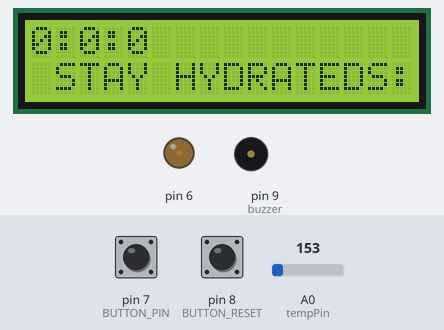
Simulated run of this sketch. Board: Arduino Uno, built with avr-gcc and run on an emulated ATmega328P. On the bench: 16×2 character LCD, output pins drawn as LEDs (lit = HIGH), buzzer (waves = sounding). The inputs (shaded band) are chosen by the test bench; at power-on: pin 7 (BUTTON_PIN) HIGH, pin 8 (BUTTON_RESET) HIGH, A0 (tempPin) = 153.

Above: at 1.2 s.
1.3 s: pin 7 (BUTTON_PIN) pulled LOW for 3.2 s
At 3.9 s:
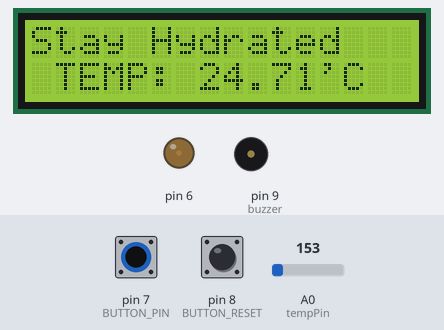
6.2 s: pin 7 (BUTTON_PIN) pulled LOW for 1.25 s
At 7.6 s:
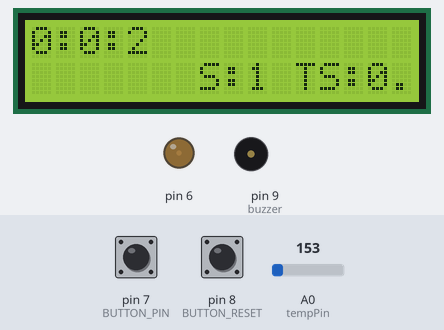
9.3 s: pin 8 (BUTTON_RESET) pulled LOW for 1.25 s
At 10.8 s:
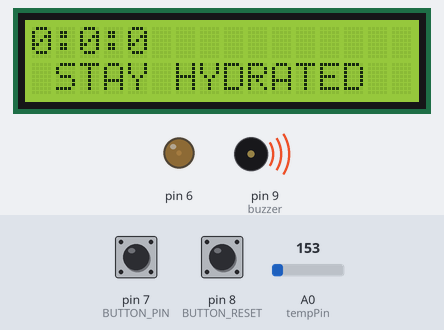
14.5 s: pin 8 (BUTTON_RESET) pulled LOW for 1.25 s
At 17.6 s:
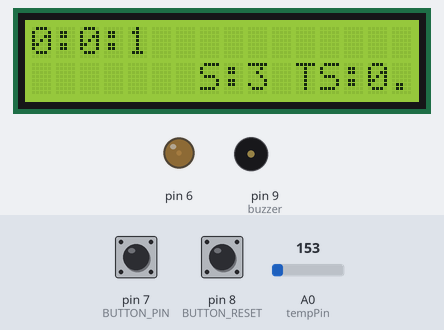
Timing chart, 0 to 19.1 s (numbered marks = the images above; inputs shaded):
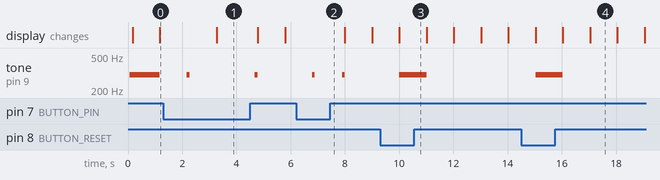

The sketch:

finalcode.ino
```cpp
#include<LiquidCrystal.h> 	//included liquid crystal library
const int BUTTON_PIN =7;	 //button to check temperature
const int BUTTON_RESET =8;	//button to reset timer
LiquidCrystal lcd(12,11,5,4,3,2);	 //lcd variable
int buttonState =0; 	//button state
int contrast =20;	 //contrast of display
int s=0; 	//seconds variable
int session_count = 1;	//counts the number of sessions
float time_studied =0;	//counts the total number of seconds
float temp;		//variable to store the valu of temperature
int tempPin = A0;	//taking analog input via A0 pin
int hour_second=0; //temporary variable to hold seconds when reset
const int buzzer = 9; //pin for buzzer

void setup(){
  pinMode(buzzer,OUTPUT);
  //setting up the reset button
  pinMode(BUTTON_RESET,INPUT_PULLUP);
  //setting up the slide switch
  pinMode(BUTTON_PIN,INPUT_PULLUP);
  //setting the contrast of the display
  analogWrite(6,contrast);
  //starting the display
  lcd.begin(16,2);
}


void loop(){
  buttonState = digitalRead(BUTTON_PIN);
  //when button is pressed temperature is displayed
  //with the message stay hydrated
  if(buttonState == LOW){
    lcd.clear();

    while(buttonState==LOW){
      lcd.clear();

      //reading temperature
     temp = analogRead(tempPin);
      //temprature conversion
  	temp = temp /1024;
  	temp = temp*5;
  	temp = temp - 0.5;
  	temp = temp*100;
    lcd.print("Stay Hydrated");

      //printing temperature
  	lcd.setCursor(1,1);
      lcd.print("TEMP: ");
      lcd.print(temp);
      lcd.print("'C");

      //reads buttonState
      buttonState=digitalRead(BUTTON_PIN);
      //delay for proper printing
      delay(150);
    }
  }

  //when switch is high the timer code runs
  else{

    //buzzer plays when clock code is started
    tone(buzzer,300);
        delay(100);
        noTone(buzzer);
    //extra variables for reading button state and reset state
     int bs = 0;
     int rs =0;

    lcd.setCursor(0,1);


    while(s<43200){ //12hrs =43200

    //reading swtich and button inputs
    bs = digitalRead(BUTTON_PIN);
    rs = digitalRead(BUTTON_RESET);


      //when bs is LOW(right side) it goes to the temperature code
      if(bs==LOW){
        //buzzer plays when timer is paused
        tone(buzzer,300);
        delay(100);
        noTone(buzzer);
        lcd.print("STAY HYDRATED");
        delay(1000);
        break;}
      //when reset is LOW(pressed) Timer resets to zero and session is incremented
      if(rs == LOW){hour_second=0; session_count++;}

      //constantly refreshing display and printing
  	  lcd.clear();
      //hour conversion
      int hour =hour_second/3600;
      //minute conversion
      int min = (hour_second/60)%60;

      //printing the time
      lcd.print(hour);
      lcd.print(":");
      lcd.print(min);
      lcd.print(":");
      lcd.print(hour_second%60);
      lcd.setCursor(7,1);

      //The buzzer Beeps once every hour
      if(hour_second%3600==0){
        tone(buzzer,300);
        lcd.setCursor(1,1);
        lcd.print("STAY HYDRATED");
        delay(1000);
        noTone(buzzer);
      }

      //printing session count
      lcd.print("S:");
      lcd.print(session_count);

      //printing time studied
      lcd.print(" TS:");
      lcd.print(time_studied/3600);

      delay(1000);//DELAY SHOULD BE 1000 for proper measure of time as 1000ms = 1s

      //incrementation and updation of loop variables
      s++;
      time_studied=s;
      hour_second++;
    }
  }
}
```

Measured:
- after the input at 1.3 s, tone on pin 9 (buzzer): alternates 300 Hz for 0.10 s and silent for 2.4 s, starting after 0.87 s; the display: changes after 2.0 s (image 1)
- after the input at 6.2 s, tone on pin 9 (buzzer): alternates 300 Hz for 0.10 s and silent for 1.0 s, starting after 0.59 s
- after the input at 9.3 s, tone on pin 9 (buzzer): silent → 300 Hz after 0.71 s, → silent 1.0 s later; the display: changes after 0.71 s (image 3)
- after the input at 14.5 s, tone on pin 9 (buzzer): silent → 300 Hz after 0.53 s, → silent 1.0 s later; the display: first changes after 0.53 s (image 4 shows a later state)
